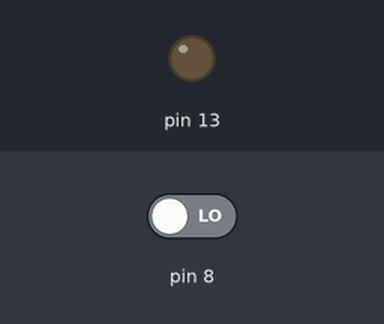
Bench run of a sketch on a simulated Arduino Uno, built with avr-gcc and run on an emulated ATmega328P. On the bench: output pins drawn as LEDs (lit = HIGH). The inputs (shaded band) are chosen by the test bench; at power-on: pin 8 LOW.

Above: at 1.8 s.
1.9 s: pin 8 driven HIGH
At 2.8 s:
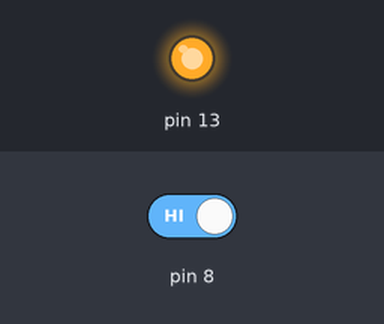
3.5 s: pin 8 driven LOW
At 4.0 s:
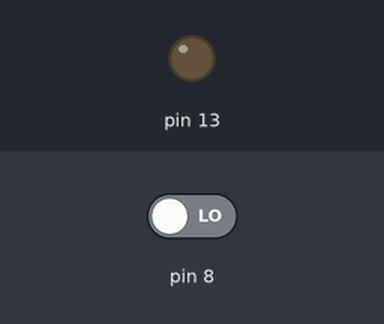
Timing chart, 0 to 6.5 s (numbered marks = the images above; inputs shaded):
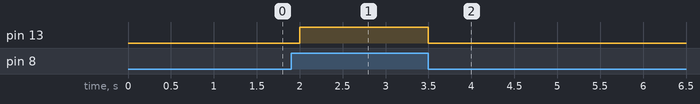

The sketch:

sketch_sep22b.ino
```cpp
void setup() {
  pinMode(8,INPUT);
  pinMode(13,OUTPUT);
}
void loop() {
  if(digitalRead(8)==HIGH)
  {
    digitalWrite(13,HIGH);
    delay(500);
    }

  else{
    digitalWrite(13,LOW);
    delay(500);
  }
}
```

Measured:
- after the input at 1.9 s, pin 13: LOW → HIGH after 0.10 s
- after the input at 3.5 s, pin 13: HIGH → LOW at once
